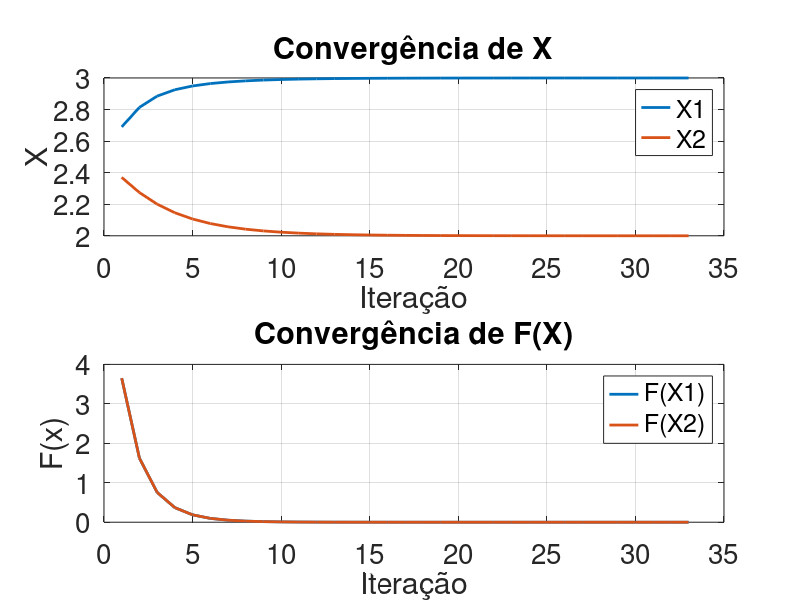
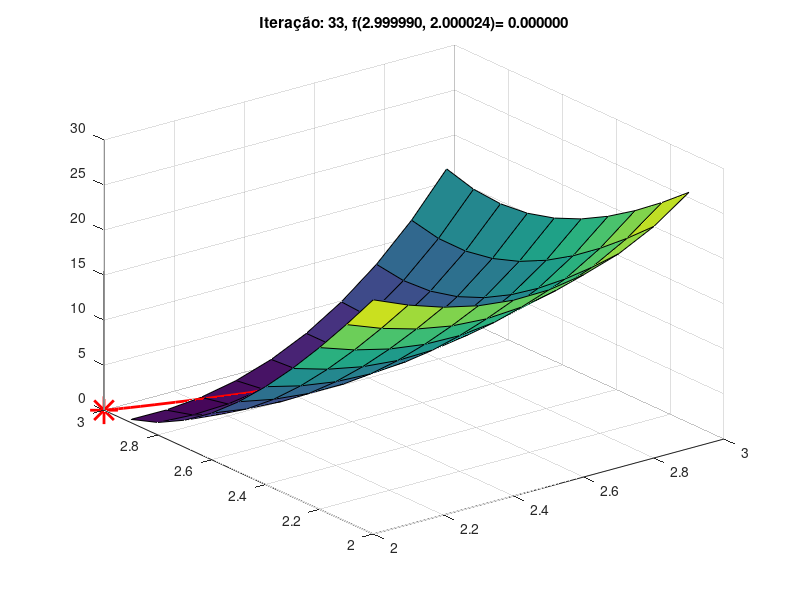

MATLAB code for these plots, in order:
function Atividade04()

  clc;
  xrold = [2.5; 2.5];
  [iter, xr, XX, FXX] = metodoBFGS(xrold);
  
  flag = 1; % Alterar a flag para mudar o método chamado (1 = gradiente, 2 = Newton, 3 = BFGS)
  
  if(flag == 1)
    [iter, xr, XX, FXX] = metodoGradiente(xrold);
    salto = 0.1;
    fprintf('Metodo do gradiente: \n');
  elseif (flag == 2)
    [iter, xr, XX, FXX] = metodoNewton(xrold);
    salto = 0.1;
    fprintf('Metodo de Newton: \n');
  elseif(flag == 3)
    [iter, xr, XX, FXX] = metodoBFGS(xrold);
    salto = 1000;
    fprintf('Metodo de BFGS: \n');
  endif

  fprintf('X1= %.5f \n', xr(1));
  fprintf('X2= %.5f \n', xr(2));
  fprintf('Número de iterações: %i \n', iter);
  graficoConvergencia(iter, XX, FXX);
  graficoAnimado(iter, XX, FXX, salto);
  
endfunction

function y = f(x)
  y = (((x(1)^2) + x(2) - 11)^2) + ((x(1) + (x(2)^2) - 7)^2);
endfunction

function y = gradiente(x)
  y = [((4 * (x(1)^3)) - (42 * x(1)) + (4 * x(1) * x(2)) + (2 * (x(2)^2)) - 14); ((2 * x(1)^2) - 22 + (4 * x(1) * x(2)) + (4 * (x(2)^3)) - (26 * x(2)))];
endfunction

function y = hessiana(x)
  y = [((12 * (x(1)^2)) - 42  + (4 * x(2))), ((4 * x(1)) + (4 * x(2))); ((4 * x(1)) + (4 * x(2))), ((4 * x(1)) + (12 * (x(2)^2)) - 26)];
endfunction

function [iter, xr, XX, FXX] = metodoGradiente(xrold)

  tol = 1e-5;
  imax = 100;
  alfa = 0.01;
  XX = zeros(imax, 2);
  FXX = zeros(imax, 2);

  for iter = 1:imax
    xr = xrold - (alfa * gradiente(xrold));
    XX(iter, :) = xr;
    FXX(iter, :) = f(xr);

   if max(abs(xr - xrold)) <= tol
      break
   endif
   xrold = xr;
  endfor

  XX(iter+1:end, :) = [];
  FXX(iter+1:end, :) = [];
endfunction

function [iter, xr, XX, FXX] = metodoNewton(xrold)

  tol = 1e-5;
  imax = 100;
  alfa = 1;
  XX = zeros(imax, 2);
  FXX = zeros(imax, 2);

  for iter = 1:imax
    xr = xrold - (alfa * inv(hessiana(xrold)) * gradiente(xrold));
    XX(iter, :) = xr;
    FXX(iter, :) = f(xr);

   if max(abs(xr - xrold)) <= tol
      break
   endif
   xrold = xr;
  endfor

  XX(iter+1:end, :) = [];
  FXX(iter+1:end, :) = [];
endfunction

function [iter, xr, XX, FXX] = metodoBFGS(xrold)

  tol = 1e-5;
  imax = 100;
  alfa = 1.5;
  D = eye(2);

  XX = zeros(imax, 2);
  FXX = zeros(imax, 2);

  for iter = 1:imax
    
    S = - alfa * D * gradiente(xrold);
    Y = gradiente(xrold + S) - gradiente(xrold);
    
    xr = xrold - (D * gradiente(xrold));
    
    D = D + (((((transpose(S) * Y)  + (transpose(Y) * D * Y)) * (S * transpose(S)))/((transpose(S) * Y)^2)) - (((D * Y * transpose(S)) + (S * transpose(Y) * D))/(transpose(S) * Y)));
    
    XX(iter, :) = xr;
    FXX(iter, :) = f(xr);

   if max(abs(xr - xrold)) <= tol
      break
   endif
   xrold = xr;
  endfor

  XX(iter+1:end, :) = [];
  FXX(iter+1:end, :) = [];
endfunction

function graficoConvergencia(iter, XX, FXX)
  figure(1);
  subplot(2, 1, 1)
  plot(1:iter, XX, 'linewidth', 2);
  set(gca, 'fontsize', 20);
  grid on;
  xlabel('Iteração');
  ylabel('X');
  title(sprintf('Convergência de X'));
  legend('X1', 'X2');

  subplot(2, 1, 2)
  plot(1:iter, FXX, 'linewidth', 2);
  set(gca, 'fontsize', 20);
  grid on;
  xlabel('Iteração');
  ylabel('F(x)');
  title(sprintf('Convergência de F(X)'));
  legend('F(X1)', 'F(X2)');
endfunction

function graficoAnimado(iter, todosX, todosY, salto)
  
  xl = min(min(todosX));
  xu = max(max(todosX));
  
  x = xl:salto:xu;
  y = x;
  F = zeros(length(x), length(y), 1);
  
  for xx = 1:numel(x)
    for yy = 1:numel(y)
      F(xx, yy, 1) = f([x(xx); y(yy)]);
    end
  end  
  
  for cont = 1:iter
    figure(2);
    surf(x, y, F(:, :, 1));
    hold on;
    plot3(todosX(1:cont, 2), todosX(1:cont, 1), todosY(1:cont, 1), 'color', 'r', 'linewidth', 2)
    plot3(todosX(cont, 2), todosX(cont, 1), todosY(cont, 1), '*', 'markersize', 20, 'color', 'r', 'markerfacecolor', [1 1 1], 'linewidth', 2)
    hold off;
    set(gca, 'fontsize', 10);
    grid on;
    title(sprintf('Iteração: %i, f(%.6f, %.6f)= %.6f', cont, todosX(cont, 1), todosX(cont, 2), todosY(cont)));
    pause(0.1);
  endfor
endfunction
